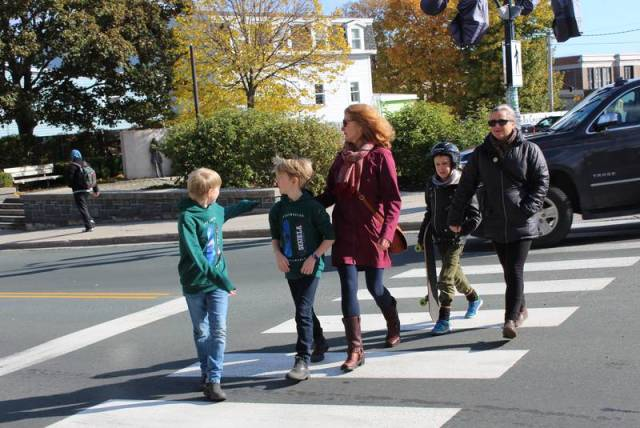
#> input picture images/pedestrains.jpg, 640 x 428 px
$ jupyter execute HOG_on_pedestrians_using_open_cv.ipynb
#> lines starting #> are read from the running program, lines starting #| are printed output that depends on the picture; after the words box and inside, x2 and y2 are one past the last pixel; in counts of white or black regions, pixels touching at a corner belong together
[cell 1]
import cv2

[cell 2]
filename = 'images/pedestrains.jpg'
#cv2.imshow('filename',filename)

[cell 3]
def main():
    #create a HOGDescriptor object-
    hog = cv2.HOGDescriptor()
    hog.setSVMDetector(cv2.HOGDescriptor_getDefaultPeopleDetector())
    image= cv2.imread(filename)
#> image is the input picture: shape (428, 640, 3); mean B, G, R 107.9, 113, 113.1
    (bounding_boxes,weights) = hog.detectMultiScale(image,winStride=(4,4),padding=(8,8),scale=1.05)
#> bounding_boxes = [[154, 209, 107, 214], [151, 115, 101, 202], [391, 128, 110, 220], [272, 67, 171, 343], [415, 58, 171, 341]]; weights = [1.01, 0.846, 0.772, 1.48, 0.59]
    for (x,y,w,h) in bounding_boxes:
        cv2.rectangle(image,(x,y),(x+w,y+h),(0,0,255),4)
#> this loop made 5 passes
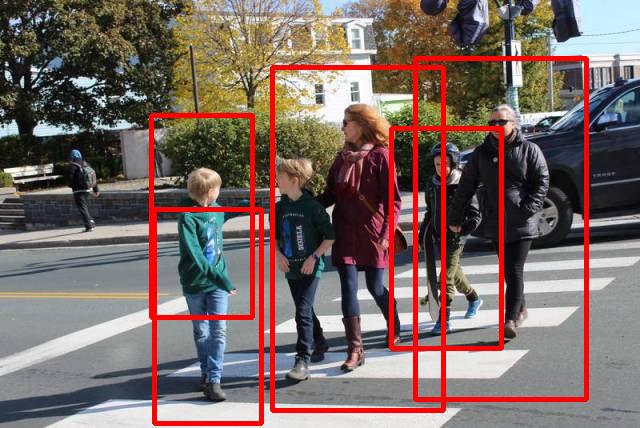
#> image: shape (428, 640, 3); 7.06% of pixels changed, all inside (x1, y1, x2, y2) = (149, 56, 589, 426)
    #removing the jpg part and create new output
    size = len(filename)
    new_filename = filename[:size-4]
    new_filename = new_filename + '_detect.jpg'

    #save the image in the working directory
    cv2.imwrite(new_filename,image)
    cv2.imshow('Image',image)
    cv2.waitKey(0)
    cv2.destroyAllWindows()
main()
